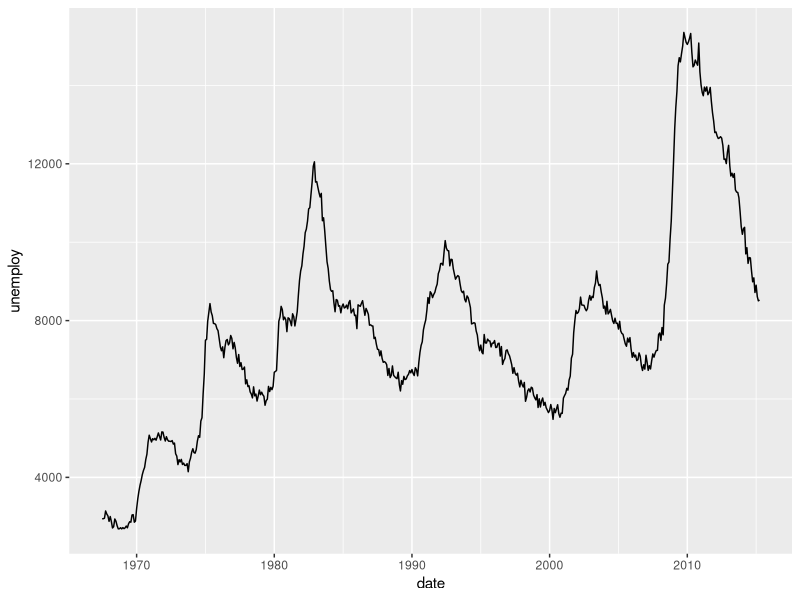
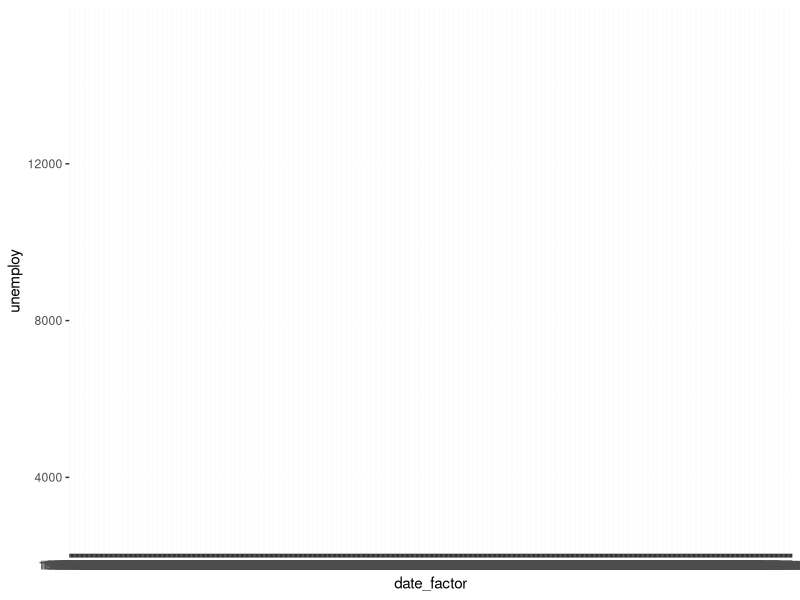
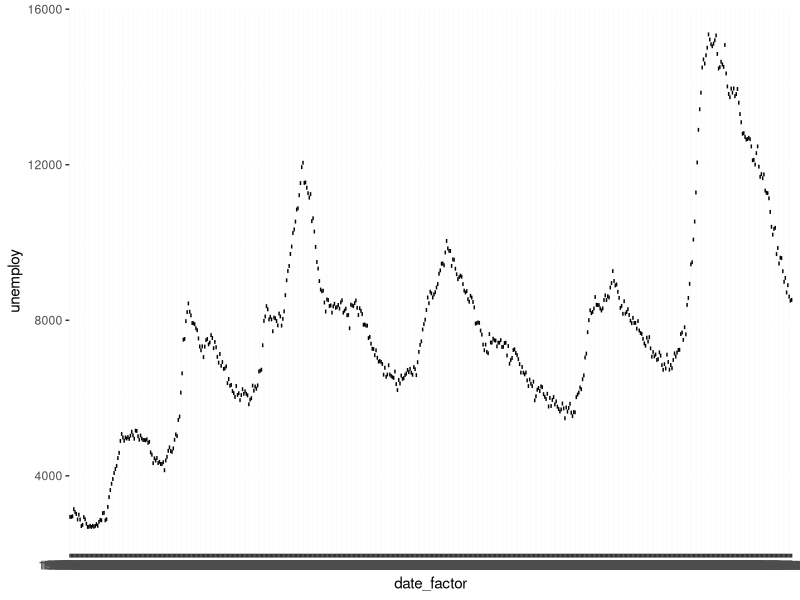
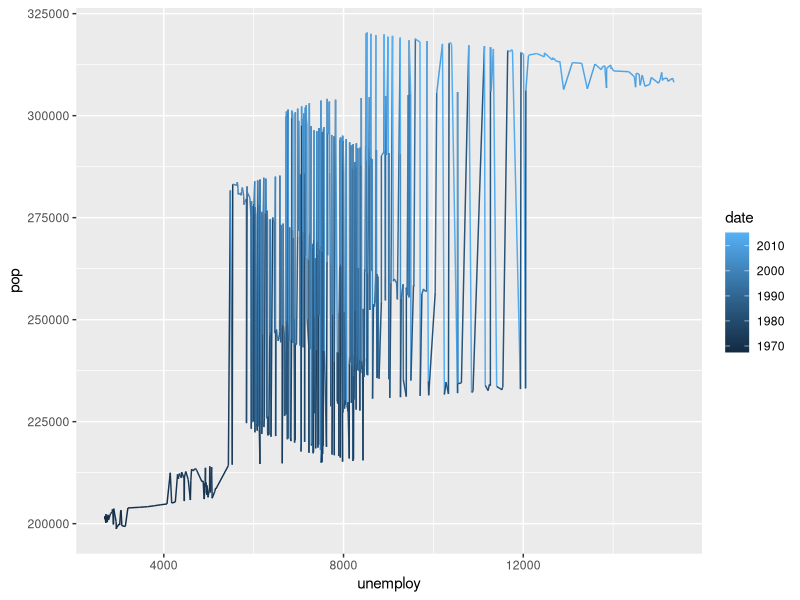
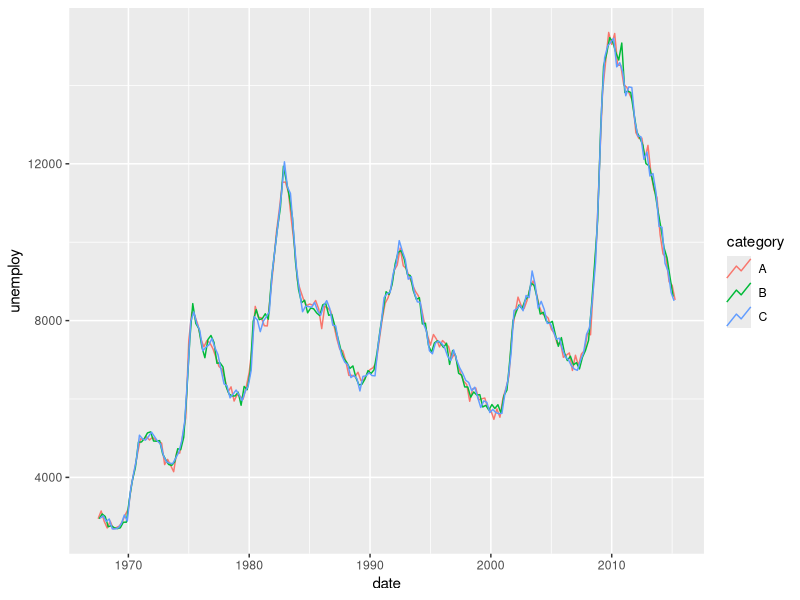
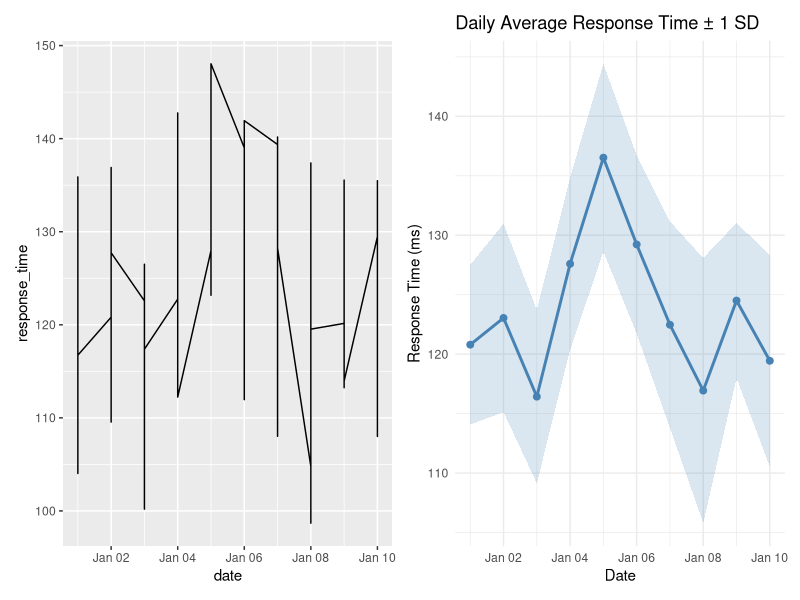
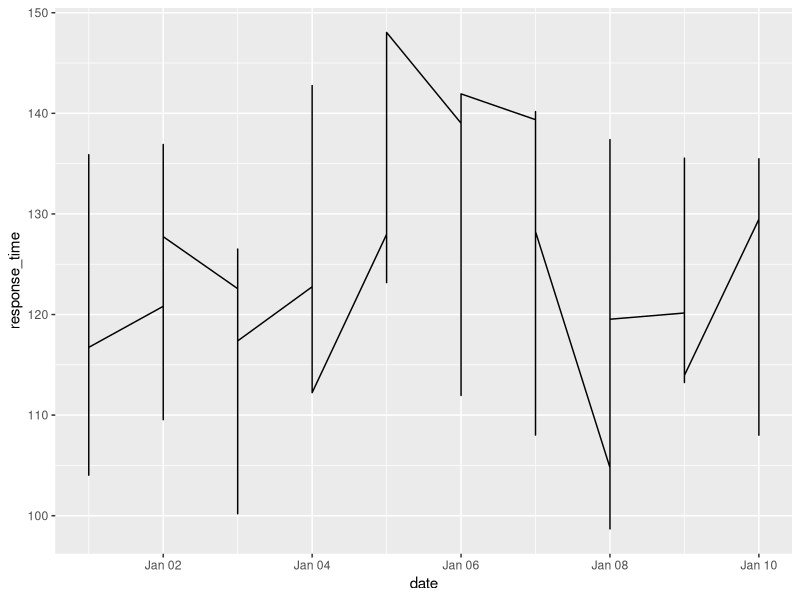
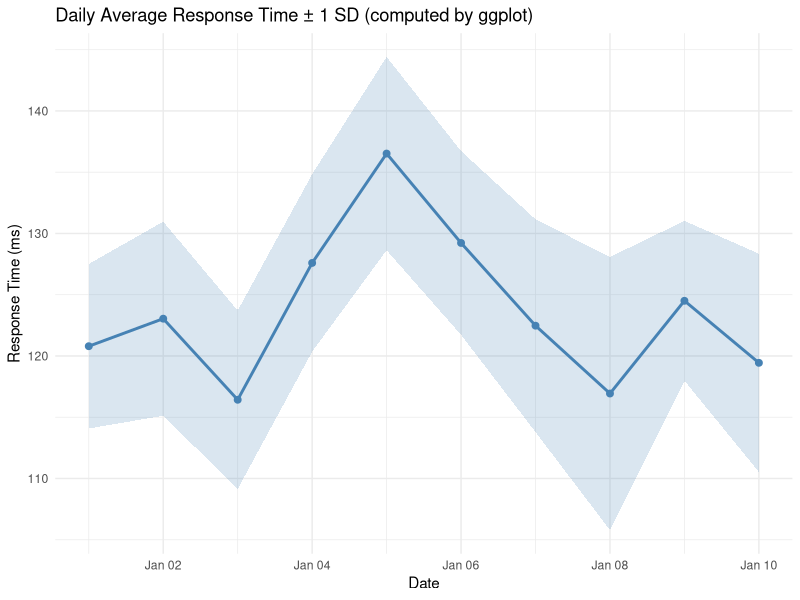

Here is the R script that generated these plots, in order:
## ---- chunk 1
library(dplyr)
library(ggplot2)
library(patchwork)
## ---- chunk 2
economics <- economics |>
  mutate(date_factor = as.factor(date)) |> 
  mutate(category = rep(c("A", "B", "C"), length.out = n()))
head(economics)
## ---- chunk 3
ggplot(economics, aes(date, unemploy)) +
  geom_line()
## ---- chunk 4
ggplot(economics, aes(date_factor, unemploy)) +
  geom_line()
## ---- chunk 5
economics_multi <- economics |>
  slice(rep(1:n(), each = 3)) |>
  group_by(date) |>
  mutate(unemploy = unemploy + c(-50, 0, 50)) |>
  ungroup()
head(economics_multi)
## ---- chunk 6
ggplot(economics_multi, aes(date_factor, unemploy)) +
  geom_line()
## ---- chunk 7
ggplot(economics, aes(unemploy, pop, color=date)) +
  geom_line()
## ---- chunk 8
ggplot(economics, aes(date, unemploy, colour=category)) +
  geom_line(key_glyph="timeseries")
## ---- chunk 9
# Simulate raw data: ~20 measurements per day over 10 days
raw_data <- data.frame(
  date = rep(seq(as.Date("2024-01-01"), by = "day", length.out = 10), each = 20),
  response_time = rnorm(200, mean = rep(c(120, 125, 118, 130, 135, 128, 122, 119, 124, 121), each = 20), sd = 8)
)
## ---- chunk 10
# plot 1
plot_1 <- ggplot(raw_data, aes(date, response_time)) +
  geom_line()

# plot 2
set.seed(42)

summary_data <- raw_data |>
  group_by(date) |>
  summarise(
    mean_rt = mean(response_time),
    sd_rt   = sd(response_time),
    se_rt   = sd_rt / sqrt(n()),
    .groups = "drop"
  )

summary_data

plot_2 <- ggplot(summary_data, aes(x = date, y = mean_rt)) +
  geom_ribbon(aes(ymin = mean_rt - sd_rt, ymax = mean_rt + sd_rt), 
              fill = "steelblue", alpha = 0.2) +
  geom_line(color = "steelblue", linewidth = 1) +
  geom_point(color = "steelblue", size = 2) +
  labs(x = "Date", y = "Response Time (ms)",
       title = "Daily Average Response Time ± 1 SD") +
  theme_minimal()

# works implicitely too
# ggplot(raw_data, aes(x = date, y = response_time)) +
#   stat_summary(fun = mean, geom = "line", color = "steelblue", linewidth = 1) +
#   stat_summary(fun = mean, geom = "point", color = "steelblue", size = 2) +
#   stat_summary(fun.data = mean_sdl, fun.args = list(mult = 1), 
#                geom = "ribbon", alpha = 0.2, fill = "steelblue") +
#   labs(x = "Date", y = "Response Time (ms)",
#        title = "Daily Average Response Time ± 1 SD (computed by ggplot)") +
#   theme_minimal()

plot_1 + plot_2
## ---- chunk 11
ggplot(raw_data, aes(date, response_time)) +
  geom_line()
## ---- chunk 12
ggplot(raw_data, aes(x = date, y = response_time)) +
  stat_summary(fun = mean, geom = "line", color = "steelblue", linewidth = 1) +
  stat_summary(fun = mean, geom = "point", color = "steelblue", size = 2) +
  stat_summary(fun.data = mean_sdl, fun.args = list(mult = 1), 
               geom = "ribbon", alpha = 0.2, fill = "steelblue") +
  labs(x = "Date", y = "Response Time (ms)",
       title = "Daily Average Response Time ± 1 SD (computed by ggplot)") +
  theme_minimal()
